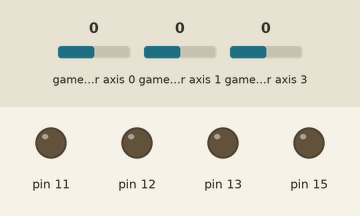
Simulated run of this program. Board: Raspberry Pi (header pin numbers). Shown: output pins drawn as LEDs (lit = HIGH). The test bench sets the inputs (shaded band); at power-on: game-controller axis 0 0, game-controller axis 1 0, game-controller axis 3 0. What the program prints to the terminal is not drawn.

Above: at 1.2 s.
1.3 s: game-controller axis 0 set to -1
At 2.5 s:
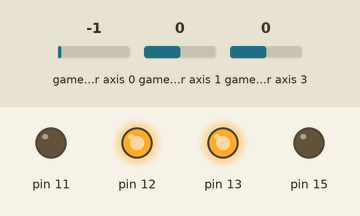
2.8 s: game-controller axis 1 set to -1
At 3.8 s:
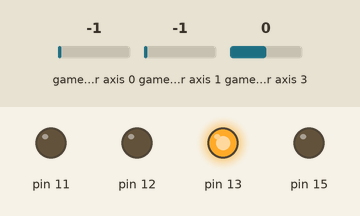
4.3 s: game-controller axis 0 set to 0
At 5.0 s:
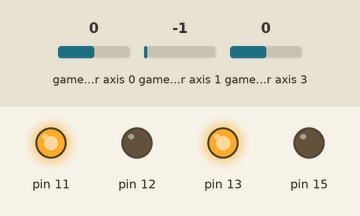
5.8 s: game-controller axis 1 set to 0
At 6.1 s:
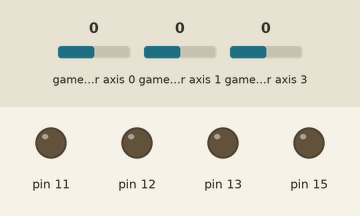
7.3 s: game-controller axis 0 set to 1
At 8.5 s:
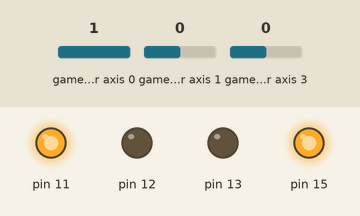
8.8 s: game-controller axis 1 set to 1
At 9.7 s:
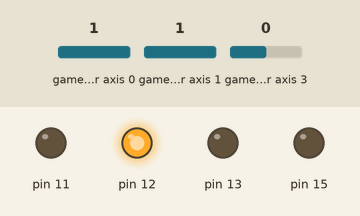
Timing chart, 0 to 11.3 s (numbered marks = the images above; inputs shaded):
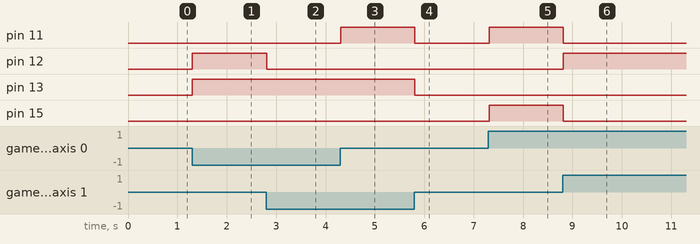

The program:

ro_ps3.py
```python
# Raspberry Pi Script to interface ps3 controller + servo control
#by Brian Do
# https://github.com/bdelta
# https://thenextepoch.blogspot.com/

import RPi.GPIO as gpio
import time
import pygame
import serial

#Motor driver interfacing
#11, 12 = left wheels | 13, 15 = right wheels
def init():
    gpio.setmode(gpio.BOARD)
    gpio.setup(11, gpio.OUT)
    gpio.setup(12, gpio.OUT)
    gpio.setup(13, gpio.OUT)
    gpio.setup(15, gpio.OUT)

def MotorOff():
    gpio.output(11, False)
    gpio.output(12, False)
    gpio.output(13, False)
    gpio.output(15, False)

def forward():
    gpio.output(11, True) #IN4
    gpio.output(12, False) #IN3
    gpio.output(13, True) #IN2
    gpio.output(15, False) #IN1

def reverse():
    gpio.output(11, False)
    gpio.output(12, True)
    gpio.output(13, False)
    gpio.output(15, True)

def fleft():
    gpio.output(11, False)
    gpio.output(12, False)
    gpio.output(13, True)
    gpio.output(15, False)

def fright():
	gpio.output(11, True)
	gpio.output(12, False)
	gpio.output(13, False)
	gpio.output(15, False)

def bleft():
    gpio.output(11, False)
    gpio.output(12, False)
    gpio.output(13, False)
    gpio.output(15, True)

def bright():
    gpio.output(11, False)
    gpio.output(12, True)
    gpio.output(13, False)
    gpio.output(15, False)

def rot_right():
    gpio.output(11, True)
    gpio.output(12, False)
    gpio.output(13, False)
    gpio.output(15, True)

def rot_left():
    gpio.output(11, False)
    gpio.output(12, True)
    gpio.output(13, True)
    gpio.output(15, False)


#Script start
init()

#Servo Control
ser = serial.Serial('/dev/ttyUSB0', 115200)
ser.flushInput()
print(ser.name)

# Settings for JoyBorg
axisUpDown = 1                          # Joystick axis to read for up / down position
axisLeftRight = 0                       # Joystick axis to read for left / right position
camera = 3                              # Camera & Distance Pan Axis
interval = 0.1                          # Time between keyboard updates in seconds, smaller responds faster but uses more processor time
o_button = 1 							# Mapping of button
thresh = 0.5

# Setup pygame and key states
hadEvent = True
moveQuit = False
moveUp, moveDown, rotLeft, rotRight = False, False, False, False
forwardLeft, forwardRight, backLeft, backRight = False, False, False, False
camLeft, camRight = False, False
pygame.init()
pygame.joystick.init()
joystick = pygame.joystick.Joystick(0)
joystick.init()


# Function to handle pygame events
def PygameHandler(events):
    # Variables accessible outside this function
    global hadEvent, moveQuit
    global moveUp, moveDown, rotLeft, rotRight
    global forwardLeft, forwardRight, backLeft, backRight
    global camLeft, camRight
    # Handle each event individually
    for event in events:
        if event.type == pygame.JOYBUTTONDOWN:
            # A key has been pressed, see if it is one we want
            hadEvent = True
            if joystick.get_button(o_button) == 1:
                moveQuit = True
        elif event.type == pygame.JOYAXISMOTION:
            # A joystick has been moved, read axis positions (-1 to +1)
            moveUp, moveDown, rotLeft, rotRight = False, False, False, False
            forwardLeft, forwardRight, backLeft, backRight = False, False, False, False
            camLeft, camRight = False, False
            hadEvent = True
            upDown = joystick.get_axis(axisUpDown)
            leftRight = joystick.get_axis(axisLeftRight)
            servo = joystick.get_axis(camera)
            # 8 Axis Control
            # Forward and backwards
            if leftRight > -thresh and leftRight < thresh:
                if upDown < -thresh:
                    moveUp = True
                elif upDown > thresh:
                    moveDown = True
            # Left and right
            if upDown > -thresh and upDown < thresh:
                if leftRight < -thresh:
                    rotLeft = True
                elif leftRight > thresh:
                    rotRight = True

            #FRight and FLeft
            if upDown < -thresh:
                if leftRight > thresh:
                    forwardRight = True
                elif leftRight < -thresh:
                    forwardLeft = True
            elif upDown > thresh:
                if leftRight > thresh:
                    backRight = True
                elif leftRight < -thresh:
                    backLeft = True

            if servo > thresh:
                camRight = True
            elif servo < -thresh:
                camLeft = True
try:
    print 'Press O on controller to quit'
    # Loop indefinitely
    while True:
        # Get the currently pressed keys on the keyboard
        PygameHandler(pygame.event.get())
        if hadEvent:
            # Keys have changed, generate the command list based on keys
            hadEvent = False
            if moveQuit:
                break
            elif rotLeft:
                rot_left()
            elif rotRight:
                rot_right()
            elif forwardLeft:
                fleft()
            elif forwardRight:
                fright()
            elif backLeft:
                bleft()
            elif backRight:
                bright()
            elif moveUp:
                forward()
            elif moveDown:
            	reverse()
            else:
                MotorOff()

            if camRight:
                ser.write(b'r')
            elif camLeft:
                ser.write(b'l')

        # Wait for the interval period
        time.sleep(interval)
    # Disable all drives
    MotorOff()
except KeyboardInterrupt:
    # CTRL+C exit, disable all drives
    MotorOff()

gpio.cleanup()
ser.close()
```

Measured:
- the behaviour switches between -0.5 and -1 on game-controller axis 0 (found by bisection; images 0 and 1)
- the behaviour switches between -1 and -0.5 on game-controller axis 1 (found by bisection; images 3 and 4)
- after the input at 1.3 s, pin 12, pin 13: LOW → HIGH at once
- after the input at 2.8 s, pin 12: HIGH → LOW at once
- after the input at 4.3 s, pin 11: LOW → HIGH at once
- after the input at 5.8 s, pin 11, pin 13: HIGH → LOW at once
- after the input at 7.3 s, pin 11, pin 15: LOW → HIGH at once
- after the input at 8.8 s, pin 11, pin 15: HIGH → LOW at once; pin 12: LOW → HIGH at once
